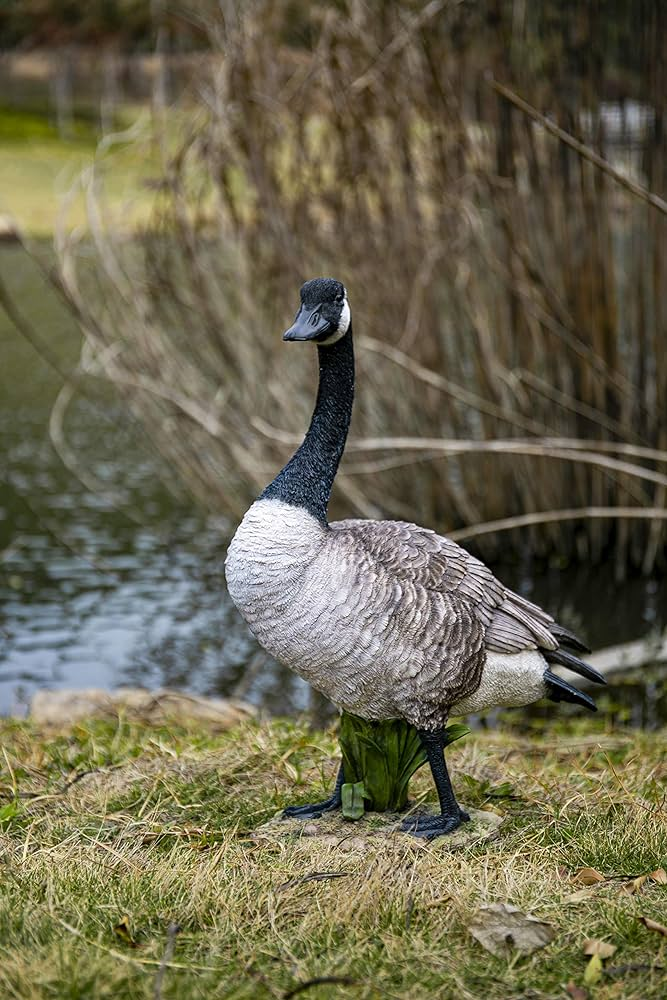
#> input picture Canada-Goose.jpg, 667 x 1000 px
$ python GE-Art.py
#> lines starting #> are read from the running program, lines starting #| are printed output that depends on the picture
import numpy as np
from PIL import Image
import random
import math

# Define constants for algorithm
POPULATION = 100
INITIAL_GENES = 1500
GENERATIONS = 60000
MAX_RADIUS = 20
TARGET_ARR = np.asarray(Image.open("Canada-Goose.jpg"))
#> TARGET_ARR is the input picture: shape (1000, 667, 3); mean R, G, B 107.4, 102.5, 78.7

#create a base constant for each chromosome to use
WIDTH, HEIGHT, _ = TARGET_ARR.shape
#> WIDTH = 1000; HEIGHT = 667
BASE = np.zeros((WIDTH, HEIGHT, 3), dtype=np.uint8)

# assign all elements in BASE array to = 255. So everything is white
MAX_COLOR = 255
BASE[:, :] = MAX_COLOR

# create a circle array to be later placed on canvas
def circle(arr, radius, color):
    diameter = radius*2
    # nested for loop to create 2d array
    for i in range(diameter):
        for j in range(diameter):
            # distance variabel to finds the hypotenuse of the current distance from middle of the array
            distance = math.sqrt((radius - i) ** 2 + (radius - j) ** 2)
            # check if distance is >= radius. True = add color to that vector
            if (distance <= radius):
                arr[i, j] = color

    # return array
    return arr

# draw the circles on the canvas
def draw(chromosome):
    canvas = BASE.copy()

    # iterate through each gene in cromosome and add it to canvas
    for gene in chromosome:
        cArr = gene[0]
        diameter = gene[1] * 2
        locationX = gene[2]
        locationY = gene[3]

        # Merge gene with canvas only where color is different
        canvas[locationX:locationX + diameter, locationY:locationY + diameter] = np.where(cArr != 0, cArr, canvas[locationX:locationX + diameter, locationY:locationY + diameter])

    return canvas

# function to add a new circle to the canvas
def newCircle():
    # create radius for new circle
    radius = random.randint(0,MAX_RADIUS)
    diameter = radius * 2 # also use diameter variable

    # Assign circle to random point on canvas
    locationX = random.randint(0, WIDTH - diameter)
    locationY = random.randint(0, HEIGHT - diameter)

    # Create array for circle
    cArr = np.zeros((diameter, diameter, 3), dtype=np.uint8)
    color = [random.randint(0, MAX_COLOR), random.randint(0, MAX_COLOR), random.randint(0, MAX_COLOR)]

    # put color on cArr
    cArr = circle(cArr, radius, color)

    return [cArr, radius, locationX, locationY]

# fitness function to find how close the circle is to the target
def fitness(canvas):
    canvasArr = np.array(canvas, np.int16)
    targetArr = np.array(canvas, np.int16)
    score = (np.sum(np.abs(canvas - targetArr)) / MAX_COLOR * 100.0) / canvasArr.size
    return score

# mutation function
# [58 lines left out: functions mutation, crossOver, not called in this run]

# main driver
def main():
    #initial population
    pop = list()

    for j in range(POPULATION):
        genes = list()
        for i in range(INITIAL_GENES):
            genes.append(newCircle())
        canvas = draw(genes)
        pop.append([canvas, genes, fitness(canvas)])
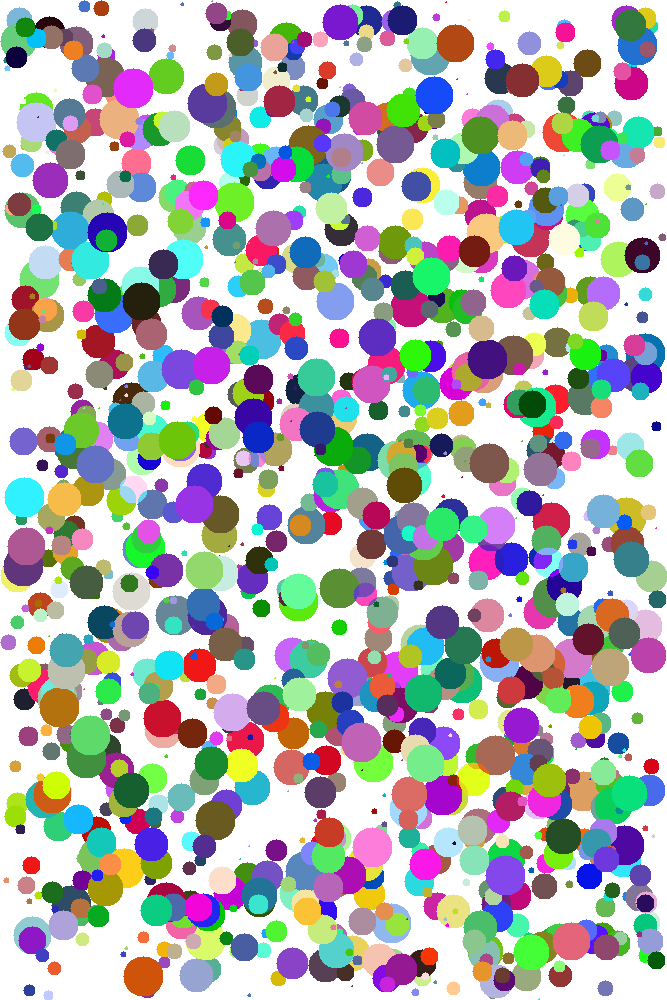
#> canvas: shape (1000, 667, 3); mean of channels 0, 1, 2 176.2, 178, 178.2; drawn as R, G, B

    print("Initial population created")


    # main generation loop
    for i in range(GENERATIONS):
        print(f"Generation {i+1}")

        # sort the population
        pop = sorted(pop, key=lambda x: x[2])

        # output best canvas every 100 generations
        if ((i+1)%100 == 0):
            result = Image.fromarray(pop[len(pop)-1][0])
            result.save(f"Output//gen-{i+1}.png")
            print(f"The total gene count of best id {len(pop[len(pop)-1][1])}")

        # Delete the population least fit
        pop = pop[:-POPULATION//2]

        # cross over population
        pop = crossOver(pop)

        # mutate population
        pop = mutation(pop,i)

    # Output all final canvases
    for i in range(len(pop)):
        result = Image.fromarray(pop[i][0])
        result.save(f"Output/Final Output/final-{i}.png")


#> (the run stopped early here; a loop or call above may not have finished)
